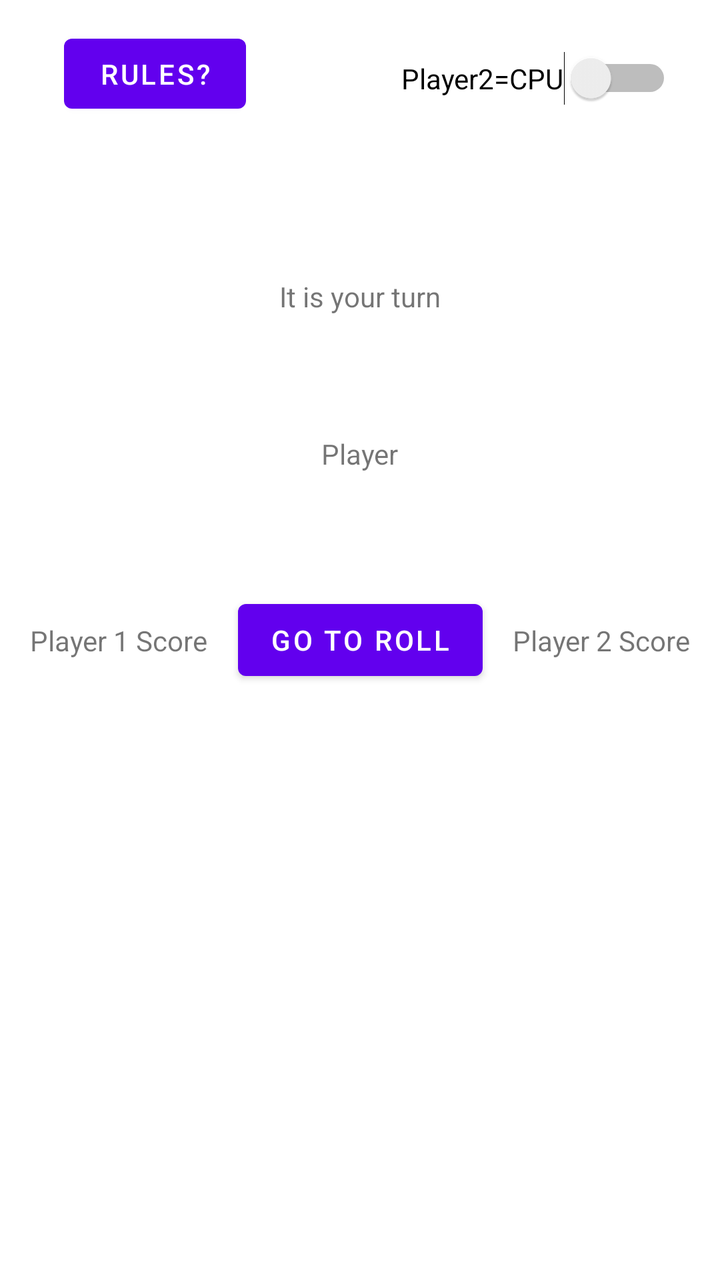
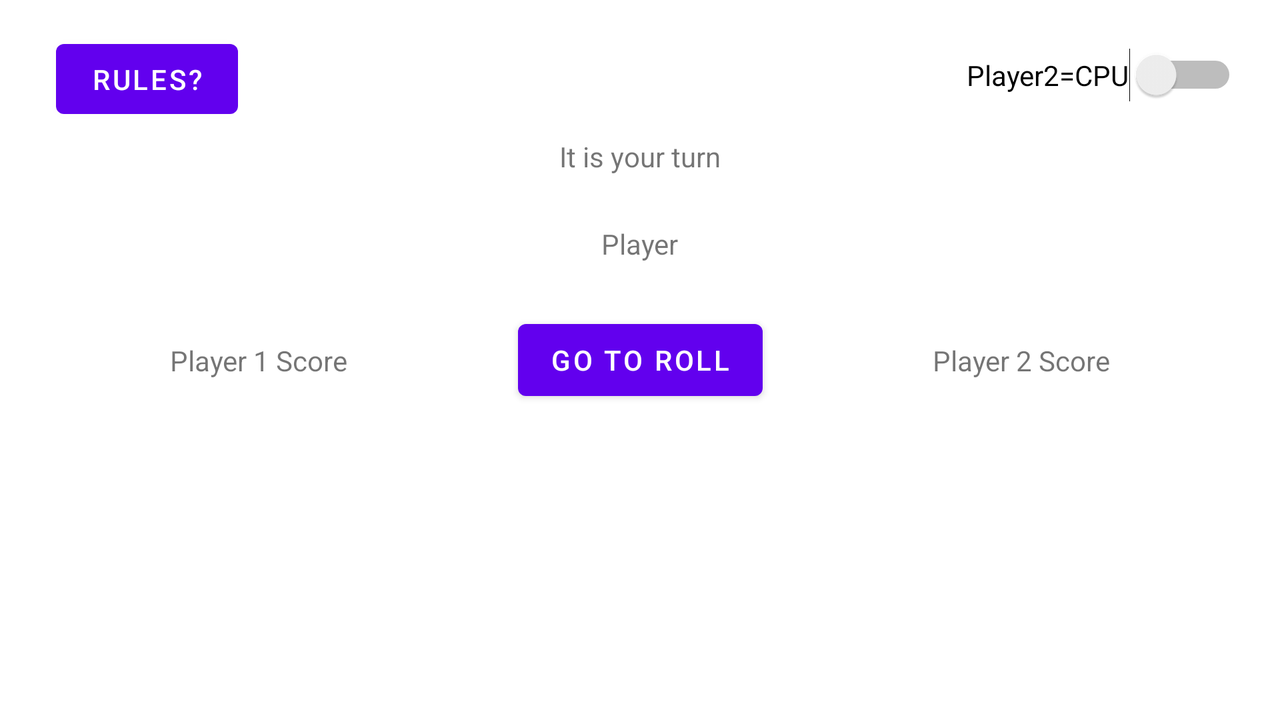

First picture: res/layout/ on a phone held upright. Second picture: the repository's own variant of that layout, on a device whose configuration matches the variant's folder. Source for both follows.
<!-- AndroidManifest.xml: application theme Theme.2dicePig -->
<!-- res/layout/activity_main.xml -->
<?xml version="1.0" encoding="utf-8"?>
<androidx.constraintlayout.widget.ConstraintLayout
    xmlns:android="http://schemas.android.com/apk/res/android"
    xmlns:app="http://schemas.android.com/apk/res-auto"
    xmlns:tools="http://schemas.android.com/tools"
    android:layout_width="match_parent"
    android:layout_height="match_parent">

    <Button
        android:id="@+id/button"
        android:layout_width="wrap_content"
        android:layout_height="wrap_content"
        android:text="@string/roll"
        app:layout_constraintBottom_toBottomOf="parent"
        app:layout_constraintEnd_toEndOf="parent"
        app:layout_constraintStart_toStartOf="parent"
        app:layout_constraintTop_toTopOf="parent" />

    <TextView
        android:id="@+id/player1Score"
        android:layout_width="wrap_content"
        android:layout_height="wrap_content"
        android:text="@string/player_1_score"
        app:layout_constraintBottom_toBottomOf="parent"
        app:layout_constraintEnd_toStartOf="@+id/button"
        app:layout_constraintStart_toStartOf="parent"
        app:layout_constraintTop_toTopOf="parent" />

    <TextView
        android:id="@+id/player2Score"
        android:layout_width="wrap_content"
        android:layout_height="wrap_content"
        android:text="@string/player_2_score"
        app:layout_constraintBottom_toBottomOf="parent"
        app:layout_constraintEnd_toEndOf="parent"
        app:layout_constraintStart_toEndOf="@+id/button"
        app:layout_constraintTop_toTopOf="parent" />

    <TextView
        android:id="@+id/itIsYourTurn"
        android:layout_width="wrap_content"
        android:layout_height="wrap_content"
        android:text="@string/player_it_is_your_turn"
        app:layout_constraintBottom_toTopOf="@+id/button"
        app:layout_constraintEnd_toEndOf="parent"
        app:layout_constraintStart_toStartOf="parent"
        app:layout_constraintTop_toTopOf="parent" />

    <TextView
        android:id="@+id/currentPlayer"
        android:layout_width="wrap_content"
        android:layout_height="wrap_content"
        android:text="@string/player"
        app:layout_constraintBottom_toTopOf="@+id/button"
        app:layout_constraintEnd_toEndOf="parent"
        app:layout_constraintStart_toStartOf="parent"
        app:layout_constraintTop_toBottomOf="@+id/itIsYourTurn" />

    <Switch
        android:id="@+id/CPU_Player2"
        android:layout_width="wrap_content"
        android:layout_height="wrap_content"
        android:layout_marginEnd="24dp"
        android:layout_marginRight="24dp"
        android:text="@string/player2_cpu"
        app:layout_constraintBottom_toTopOf="@+id/player2Score"
        app:layout_constraintEnd_toEndOf="parent"
        app:layout_constraintTop_toTopOf="parent"
        app:layout_constraintVertical_bias="0.091" />

    <Button
        android:id="@+id/rulesButton"
        android:layout_width="91dp"
        android:layout_height="47dp"
        android:layout_marginStart="32dp"
        android:layout_marginLeft="32dp"
        android:layout_marginBottom="25dp"
        android:text="@string/rules"
        app:layout_constraintBottom_toTopOf="@+id/player1Score"
        app:layout_constraintEnd_toStartOf="@+id/CPU_Player2"
        app:layout_constraintHorizontal_bias="0.0"
        app:layout_constraintStart_toStartOf="parent"
        app:layout_constraintTop_toTopOf="parent"
        app:layout_constraintVertical_bias="0.056" />
</androidx.constraintlayout.widget.ConstraintLayout>
<!-- resources referenced by this layout -->
<resources>
  <string name="player">Player</string>
  <string name="player2_cpu">Player2=CPU</string>
  <string name="player_1_score">Player 1 Score</string>
  <string name="player_2_score">Player 2 Score</string>
  <string name="player_it_is_your_turn">It is your turn</string>
  <string name="roll">Go to Roll</string>
  <string name="rules">Rules?</string>
  <style name="Theme.2dicePig" parent="Theme.MaterialComponents.DayNight.DarkActionBar">
          
          <item name="colorPrimary">@color/purple_500</item>
          <item name="colorPrimaryVariant">@color/purple_700</item>
          <item name="colorOnPrimary">@color/white</item>
          
          <item name="colorSecondary">@color/teal_200</item>
          <item name="colorSecondaryVariant">@color/teal_700</item>
          <item name="colorOnSecondary">@color/black</item>
          
          <item name="android:statusBarColor" tools:targetApi="l">?attr/colorPrimaryVariant</item>
          
      </style>
</resources>
<!-- res/layout-land/activity_main.xml (the repository's variant of the layout above) -->
<!-- drawn on the phone turned sideways -->
<?xml version="1.0" encoding="utf-8"?>
<androidx.constraintlayout.widget.ConstraintLayout
    xmlns:android="http://schemas.android.com/apk/res/android"
    xmlns:app="http://schemas.android.com/apk/res-auto"
    xmlns:tools="http://schemas.android.com/tools"
    android:layout_width="match_parent"
    android:layout_height="match_parent">

    <Switch
        android:id="@+id/CPU_Player"
        android:layout_width="wrap_content"
        android:layout_height="wrap_content"
        android:layout_marginTop="24dp"
        android:text="@string/player2_cpu"
        app:layout_constraintEnd_toEndOf="parent"
        app:layout_constraintHorizontal_bias="0.958"
        app:layout_constraintStart_toStartOf="parent"
        app:layout_constraintTop_toTopOf="parent" />

    <Button
        android:id="@+id/rulesButton2"
        android:layout_width="91dp"
        android:layout_height="47dp"
        android:layout_marginStart="28dp"
        android:layout_marginLeft="28dp"
        android:layout_marginTop="16dp"
        android:text="@string/rules"
        app:layout_constraintEnd_toStartOf="@+id/CPU_Player"
        app:layout_constraintHorizontal_bias="0.0"
        app:layout_constraintStart_toStartOf="parent"
        app:layout_constraintTop_toTopOf="parent" />

    <Button
        android:id="@+id/button"
        android:layout_width="wrap_content"
        android:layout_height="wrap_content"
        android:text="@string/roll"
        app:layout_constraintBottom_toBottomOf="parent"
        app:layout_constraintEnd_toEndOf="parent"
        app:layout_constraintStart_toStartOf="parent"
        app:layout_constraintTop_toTopOf="parent" />

    <TextView
        android:id="@+id/player1Score"
        android:layout_width="wrap_content"
        android:layout_height="wrap_content"
        android:text="@string/player_1_score"
        app:layout_constraintBottom_toBottomOf="parent"
        app:layout_constraintEnd_toStartOf="@+id/button"
        app:layout_constraintStart_toStartOf="parent"
        app:layout_constraintTop_toTopOf="parent" />

    <TextView
        android:id="@+id/player2Score"
        android:layout_width="wrap_content"
        android:layout_height="wrap_content"
        android:text="@string/player_2_score"
        app:layout_constraintBottom_toBottomOf="parent"
        app:layout_constraintEnd_toEndOf="parent"
        app:layout_constraintStart_toEndOf="@+id/button"
        app:layout_constraintTop_toTopOf="parent" />

    <TextView
        android:id="@+id/itIsYourTurn"
        android:layout_width="wrap_content"
        android:layout_height="wrap_content"
        android:text="@string/player_it_is_your_turn"
        app:layout_constraintBottom_toTopOf="@+id/button"
        app:layout_constraintEnd_toEndOf="parent"
        app:layout_constraintStart_toStartOf="parent"
        app:layout_constraintTop_toTopOf="parent" />

    <TextView
        android:id="@+id/currentPlayer"
        android:layout_width="wrap_content"
        android:layout_height="wrap_content"
        android:text="@string/player"
        app:layout_constraintBottom_toTopOf="@+id/button"
        app:layout_constraintEnd_toEndOf="parent"
        app:layout_constraintStart_toStartOf="parent"
        app:layout_constraintTop_toBottomOf="@+id/itIsYourTurn" />
</androidx.constraintlayout.widget.ConstraintLayout>
